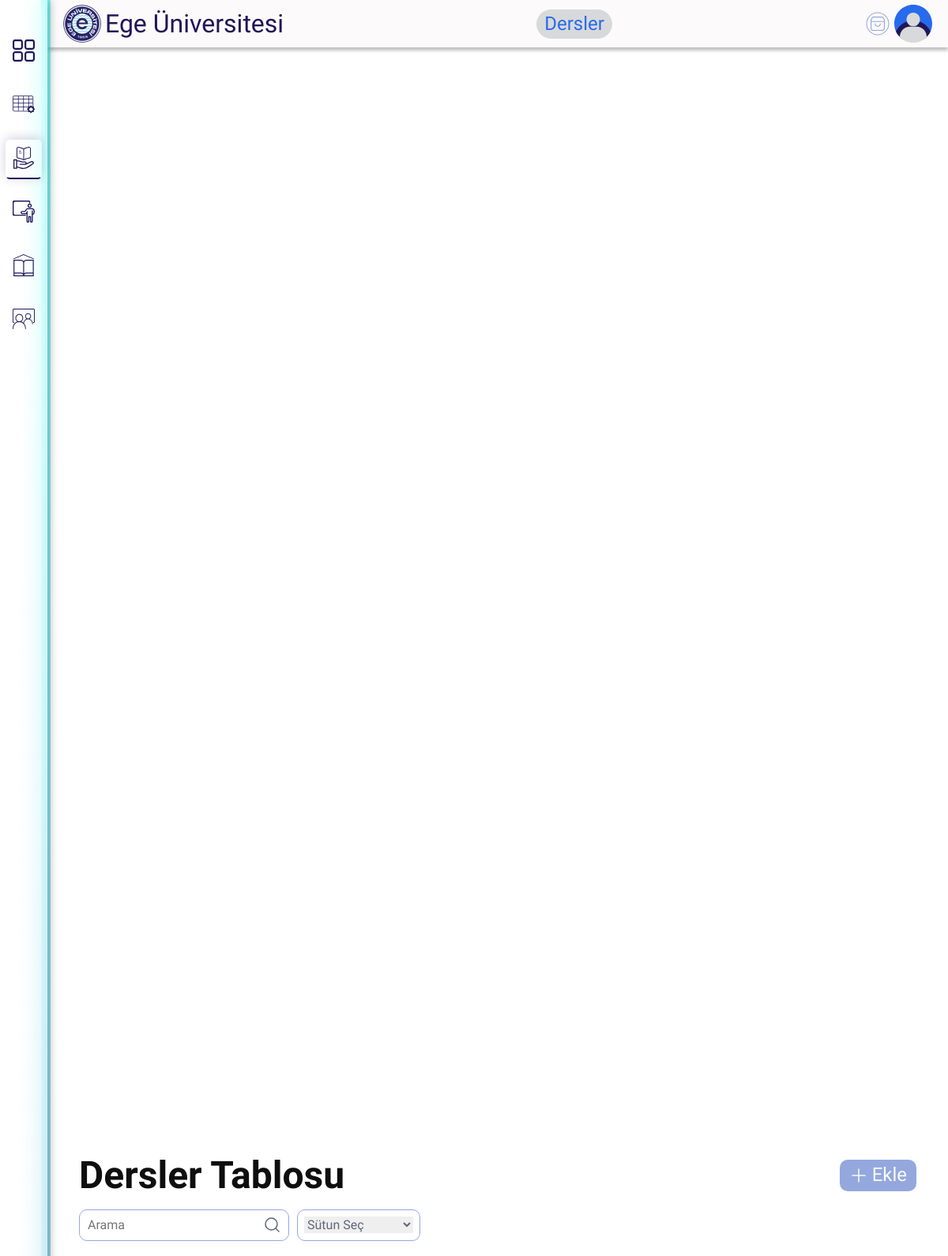
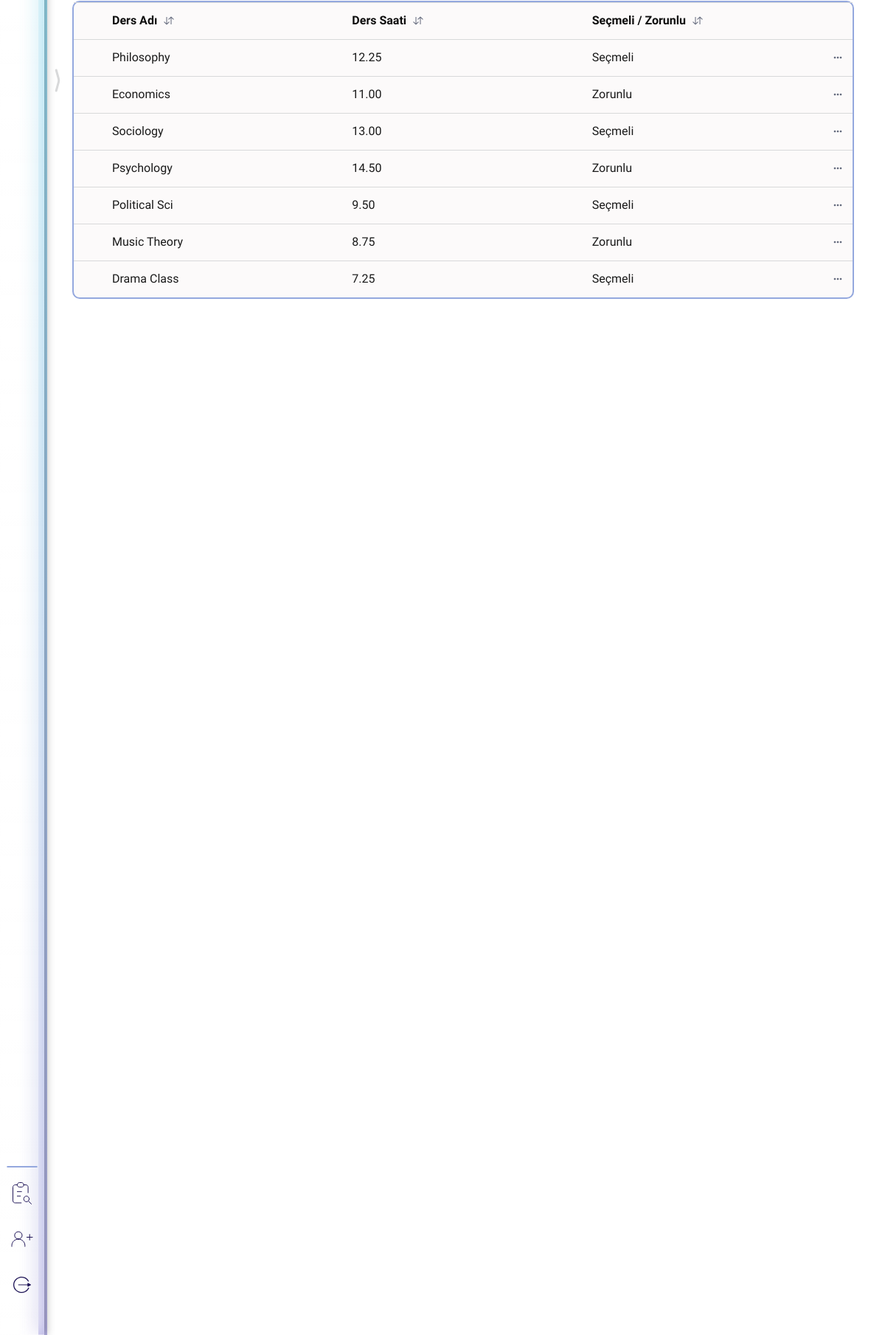
Screenshot of /dersler.php (signed in) with the database file from the repository (2 pictures, top to bottom).
### tables this page shows
CREATE TABLE `course` (
  `course_id` int(11) NOT NULL AUTO_INCREMENT,
  `course_name` varchar(255) DEFAULT NULL,
  `course_mandatory` tinyint(1) DEFAULT NULL,
  `course_length` decimal(4,2) NOT NULL,
  `program_id` int(11) NOT NULL,
  PRIMARY KEY (`course_id`),
  KEY `fk_program` (`program_id`),
  CONSTRAINT `fk_program` FOREIGN KEY (`program_id`) REFERENCES `program` (`program_id`) ON DELETE CASCADE ON UPDATE CASCADE
);

### permission.php (called while the page is built, shortened)
<?php
function check_admin_perm() {
    return isset($_SESSION['yetki']) && $_SESSION['yetki'] > 0;
}
?>

### dersler_tablo.php (the view, shortened to what this page needs)
<?php
include_once 'permission.php';
$vtabani = new mysqli("localhost", "root", "", "ozluk");
if (isset($_POST['searchCol'], $_POST['aranan'])) {
    $searchCol = $_POST['searchCol'];
    $aranan = $_POST['aranan'];
    if ($searchCol != 'ARAMA' && $aranan != '') {
        $query = "SELECT course_id, course_name, course_mandatory, course_length FROM course WHERE $searchCol LIKE '%$aranan%'";
    } else {
        $query = "SELECT course_id, course_name, course_mandatory, course_length FROM course";
    }
} else {
    $query = "SELECT course_id, course_name, course_mandatory, course_length FROM course";
}
$sorgu = $vtabani->query($query);
if ($sorgu) {
    $sayac=0;
    foreach ($sorgu as $veri) {
        $sayac=$sayac+1;
        $course_id = $veri['course_id'];
        $course_name = $veri['course_name'];
        $course_length = $veri['course_length'];
        $course_mandatory = $veri['course_mandatory'] == 1 ? "Zorunlu" : "Seçmeli";
        echo '<div class="row">
                <div class="cell"><div class="content"></div></div>
                <div class="content-wrapper">
                  <div class="content-3"><div class="text-wrapper-3" id="ders_adi_icerik">' . $course_name . '</div></div>
                </div>
                <div class="content-wrapper">
                  <div class="content-3"><div class="text-wrapper-3" id="ders_uzunlugu_icerik">' . $course_length . '</div></div>
                </div>
                <div class="content-wrapper">
                  <div class="content-3"><div class="text-wrapper-3" id="ders_durumu_icerik">' . $course_mandatory . '</div></div>
                </div>
                <div class="table_id" style="display:none">'.$course_id.'</div>
                <div class="cell-2" id="kayit-'.$sayac;echo'">
                ';
                if (check_admin_perm()) {
                  echo '
                  <div class="dropdown-menu-placement">
                    <button class="dropdown-menu-button">
                      <svg width="16" height="16" viewBox="0 0 16 16" fill="none" xmlns="http://www.w3.org/2000/svg">
                        <path d="M2.66675 8.00001C2.66675 7.26363 3.2637 6.66667 4.00008 6.66667C4.73646 6.66667 5.33341 7.26363 5.33341 8.00001C5.33341 8.73638 4.73646 9.33334 4.00008 9.33334C3.2637 9.33334 2.66675 8.73638 2.66675 8.00001Z" fill="#61677A"/>
                        <path d="M6.66675 8.00001C6.66675 7.26363 7.2637 6.66667 8.00008 6.66667C8.73646 6.66667 9.33341 7.26363 9.33341 8.00001C9.33341 8.73638 8.73646 9.33334 8.00008 9.33334C7.2637 9.33334 6.66675 8.73638 6.66675 8.00001Z" fill="#61677A"/>
                        <path d="M12.0001 6.66667C11.2637 6.66667 10.6667 7.26363 10.6667 8.00001C10.6667 8.73638 11.2637 9.33334 12.0001 9.33334C12.7365 9.33334 13.3334 8.73638 13.3334 8.00001C13.3334 7.26363 12.7365 6.66667 12.0001 6.66667Z" fill="#61677A"/>
                      </svg>
                    </button>
                  </div>
                  ';}
                  echo'
                </div>
              </div>';
  }
} else {
    echo "Error: " . $vtabani->error;
}
?>

### css/globals.css (style rules this page uses)
* { -webkit-font-smoothing: antialiased; box-sizing: border-box; }
html, body { height: 100%; margin: 0px; overflow-x: hidden; }

### css/styleguide.css (style rules this page uses)
:root { --erlik-sistemisiyah-tonlarnight: rgba(14, 14, 14, 1); --erlik-sistemisiyah-tonlareeire-black: rgba(26, 26, 26, 1); --erlik-sistemisiyah-tonlarpaynes-gray: rgba(97, 103, 122, 1); --erlik-sistemimavi-tonlarroyal-blue: rgba(39, 106, 237, 1); --erlik-sistemimavi-tonlarfederal-blue: rgba(32, 22, 88, 1); --erlik-sistemimavi-tonlarvista-blue: rgba(148, 168, 222, 1); --erlik-sistemibeyaz-tonlarseasalt: rgba(252, 250, 250, 1); --erlik-sistemibeyaz-tonlarplatinum: rgba(216, 217, 218, 1); --uyar-renklerikrmz: rgba(205, 54, 54, 1); --uyar-renkleriyeil: rgba(47, 148, 97, 1); --uyar-renklerisar: rgba(200, 129, 26, 1); --paragraf-ligth-font-family: "Urbanist", Helvetica; --paragraf-ligth-font-weight: 300; --paragraf-ligth-font-size: 16px; --paragraf-ligth-letter-spacing: 0px; --paragraf-ligth-line-height: normal; --paragraf-ligth-font-style: normal; --paragraf-regular-font-family: "Urbanist", Helvetica; --paragraf-regular-font-weight: 400; --paragraf-regular-font-size: 16px; --paragraf-regular-letter-spacing: 0px; --paragraf-regular-line-height: normal; --paragraf-regular-font-style: normal; --paragraf-bold-font-family: "Urbanist", Helvetica; --paragraf-bold-font-weight: 700; --paragraf-bold-font-size: 16px; --paragraf-bold-letter-spacing: 0px; --paragraf-bold-line-height: normal; --paragraf-bold-font-style: normal; --ba-l-k-bold-font-family: "Urbanist", Helvetica; --ba-l-k-bold-font-weight: 700; --ba-l-k-bold-font-size: 48px; --ba-l-k-bold-letter-spacing: 0px; --ba-l-k-bold-line-height: 46px; --ba-l-k-bold-font-style: normal; --ba-l-k-regular-font-family: "Urbanist", Helvetica; --ba-l-k-regular-font-weight: 400; --ba-l-k-regular-font-size: 32px; --ba-l-k-regular-letter-spacing: 0px; --ba-l-k-regular-line-height: normal; --ba-l-k-regular-font-style: normal; --alt-yaz-bold-font-family: "Urbanist", Helvetica; --alt-yaz-bold-font-weight: 700; --alt-yaz-bold-font-size: 24px; --alt-yaz-bold-letter-spacing: 0px; --alt-yaz-bold-line-height: normal; --alt-yaz-bold-font-style: normal; --alt-yaz-regular-font-family: "Urbanist", Helvetica; --alt-yaz-regular-font-weight: 400; --alt-yaz-regular-font-size: 24px; --alt-yaz-regular-letter-spacing: 0px; --alt-yaz-regular-line-height: normal; --alt-yaz-regular-font-style: normal; --alt-yaz-ligth-font-family: "Urbanist", Helvetica; --alt-yaz-ligth-font-weight: 300; --alt-yaz-ligth-font-size: 24px; --alt-yaz-ligth-letter-spacing: 0px; --alt-yaz-ligth-line-height: normal; --alt-yaz-ligth-font-style: normal; --ana-ba-l-k-bold-font-family: "Urbanist", Helvetica; --ana-ba-l-k-bold-font-weight: 700; --ana-ba-l-k-bold-font-size: 72px; --ana-ba-l-k-bold-letter-spacing: 0px; --ana-ba-l-k-bold-line-height: normal; --ana-ba-l-k-bold-font-style: normal; --shadows-focus-states-secondary: 0px 1px 1px 0px rgba(0, 0, 0, 0.12), 0px 0px 0px 1px rgba(103, 110, 118, 0.16), 0px 2px 5px 0px rgba(103, 110, 118, 0.08), 0px 0px 0px 4px rgba(103, 110, 118, 0.16); --alert-box-shadows-defualt: 0px 2px 5px 0px rgba(103, 110, 118, 0.08), 0px 0px 0px 1px rgba(103, 110, 118, 0.16), 0px 1px 1px 0px rgba(0, 0, 0, 0.12); --alert-box-shadows-warning: 0px 2px 5px 0px #C8811A, 0px 0px 0px 1px #C8811A, 0px 1px 1px 0px #C8811A; --alert-box-shadows-wrong: 0px 2px 5px 0px #CD3636, 0px 0px 0px 1px #CD3636, 0px 1px 1px 0px #CD3636; --alert-box-shadows-succes: 0px 2px 5px 0px #2F9461, 0px 0px 0px 1px #2F9461, 0px 1px 1px 0px #2F9461; }

### rows the page displays
course: course_name "Philosophy", course_length "12.25", course_mandatory "Seçmeli"
course: course_name "Economics", course_length "11.00", course_mandatory "Zorunlu"
course: course_name "Sociology", course_length "13.00", course_mandatory "Seçmeli"
course: course_name "Psychology", course_length "14.50", course_mandatory "Zorunlu"
course: course_name "Political Sci", course_length "9.50", course_mandatory "Seçmeli"
course: course_name "Music Theory", course_length "8.75", course_mandatory "Zorunlu"
course: course_name "Drama Class", course_length "7.25", course_mandatory "Seçmeli"

### other values shown
$baslik "Dersler"
